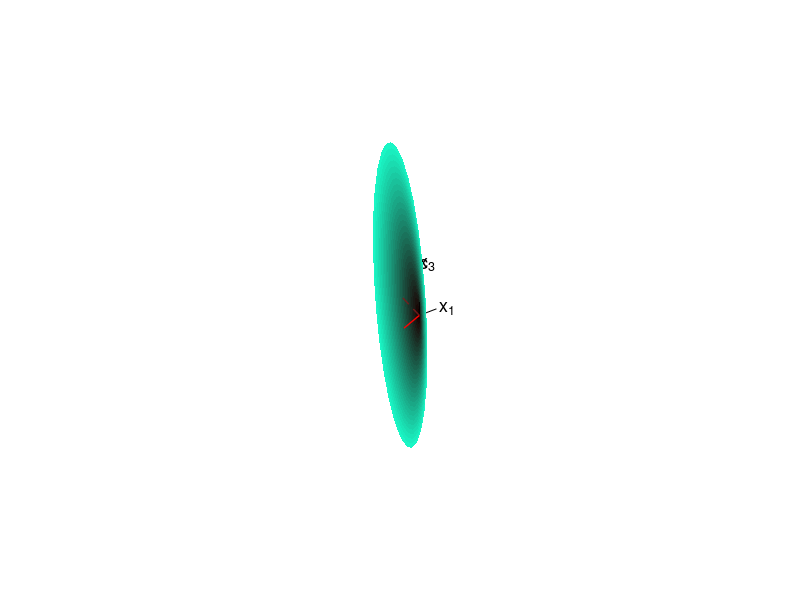

Here is the MATLAB script that generated this plot:
clc; close all; clear;

Count1 = 30;
Count2 = 30;

n = 3;

A = randn(3, 3);
A = A / norm(A);
iA = pinv(A);

c = randn(3, 1);
c = c / norm(c);
cc = iA'*c;

T = null(cc');

res.X = zeros(Count1, Count2);
res.Y = zeros(Count1, Count2);
res.Z = zeros(Count1, Count2);

res.line = zeros(Count1, 3);

dh = 1 / Count1;
dphi = 2*pi / (Count2 - 1);

for i = 1:Count1
    
    h = dh * (i - 1);
    
    pn = h * cc / (norm(cc)*norm(cc));
    gamma = norm(pn);
    
    mu = sqrt(h^2 - gamma^2);
    
    for j = 1:Count2
        
        phi = dphi * (j - 1);
        
        pt = mu * T*[cos(phi), sin(phi); -sin(phi), cos(phi)] * [1; 0];
        p = pt + pn;
        
        x = iA*p;
        x0 = iA*pn;
        
        if (abs(norm(p) - (cc'*p)) > 0.001) || ...
            abs(norm(A*x) - (c'*x)) > 0.001
            warning('discrepancy!')
        end
        
        res.X(i, j) = x(1);
        res.Y(i, j) = x(2);
        res.Z(i, j) = x(3);
        
        res.line(i, :) = x0;
    end
end

Points = [res.X(:), res.Y(:), res.Z(:)]';
APoints = A*Points;
normAPoints = vecnorm(APoints);
maxnormAPoints = max(normAPoints);

res.C = zeros(Count1, Count2, 3);
for i = 1:Count1
for j = 1:Count2
    x = [res.X(i, j); res.Y(i, j); res.Z(i, j)];
    normAx = norm(A*x);
    res.C(i, j, 1) = 0.1;
    res.C(i, j, 2) = normAx / maxnormAPoints;
    res.C(i, j, 3) = 0.8*normAx / maxnormAPoints;
end
end

figure('Color', 'w');
surf(res.X, res.Y, res.Z, res.C, 'FaceAlpha', 1.0, 'EdgeAlpha', 0.2); hold on;
% surf(res.X, res.Y, res.Z, 'FaceColor', [0.2, 0.7, 0.3], 'FaceAlpha', 1.0, 'EdgeAlpha', 0.2);

plot3([0; 0.5], [0; 0], [0; 0], 'k', 'LineWidth', 0.5); text(0.6, 0, 0, 'x_1', 'FontSize', 13);
plot3([0; 0], [0; 0.5], [0; 0], 'k', 'LineWidth', 0.5); text(0, 0.6, 0, 'x_2', 'FontSize', 13);
plot3([0; 0], [0; 0], [0; 1.3], 'k', 'LineWidth', 0.5); text(0, 0, 1.4, 'x_3', 'FontSize', 13);

plot3([0; c(1)], [0; c(2)], [0; c(3)], 'r', 'LineWidth', 1.0); text(0, 0, 1.4, 'c', 'FontSize', 13);

plot3(res.line(:, 1), res.line(:, 2), res.line(:, 3), '--', 'Color', [0.5, 0.1, 0.1], 'LineWidth', 1.0)

axis equal;
axis off;

% xlabel('x_1');
% ylabel('x_2');
% zlabel('J');